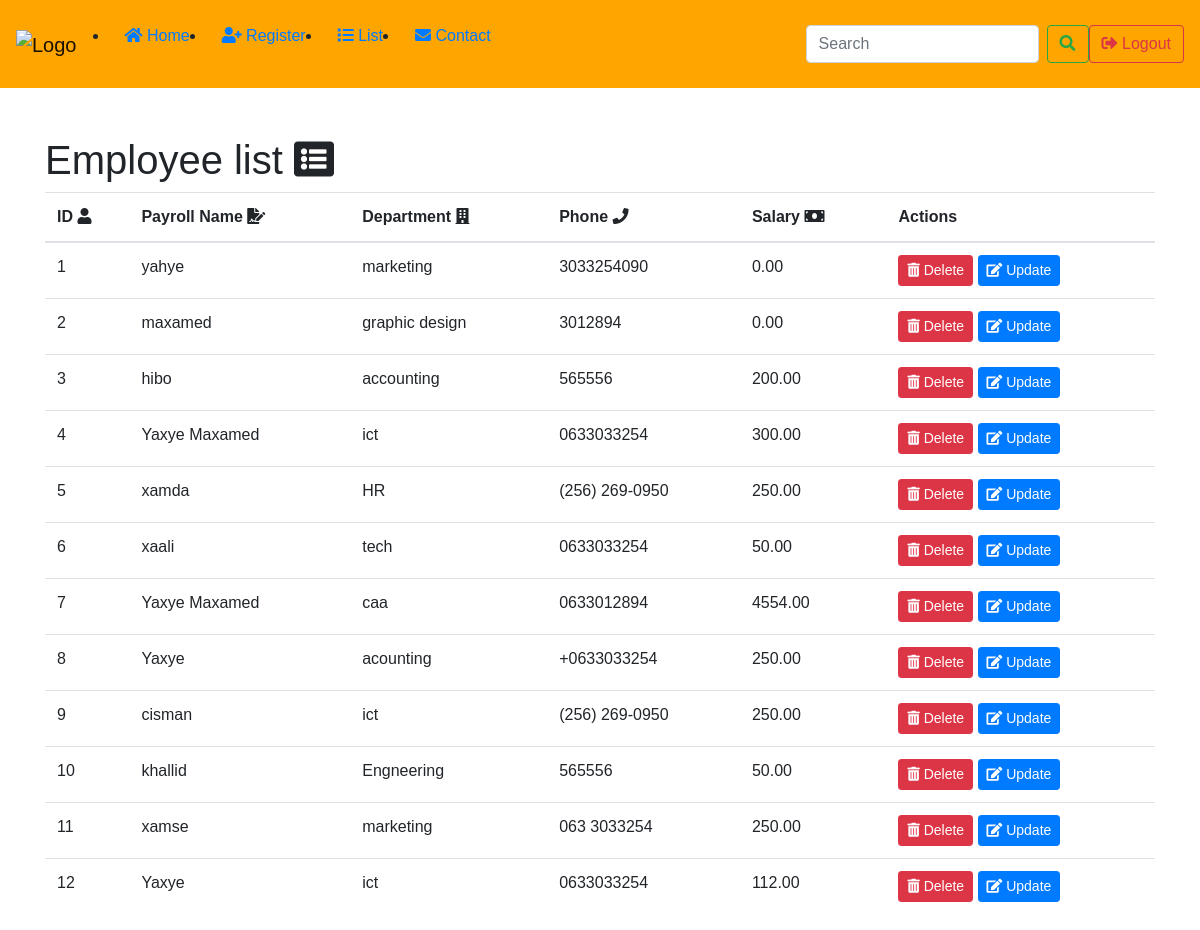
The app's page /register/list/ (signed in) with its own data.
### payroll/models.py (models this page shows, shortened)
class Payroll(models.Model):
    name = models.CharField(max_length=200)
    department = models.CharField(max_length=200)
    phone = models.CharField(max_length=20)
    salary = models.DecimalField(max_digits=10, decimal_places=2)

### payroll/views.py (the view)
# urls.py: path('register/list/', views.payroll_list, name='payroll_list'),
@login_required
def payroll_list(request):
    payrolls = Payroll.objects.all()
    context = {'payrolls': payrolls}
    return render(request, 'payroll_list.html', context)

### payroll/templates/payroll_list.html (shortened to what this page needs)
{% extends 'base.html' %}
{% block content %}
<!DOCTYPE html>
<html lang="en">
<head>
    <link href="https://cdnjs.cloudflare.com/ajax/libs/font-awesome/5.15.3/css/all.min.css" rel="stylesheet">
</head>
<body>
    <div class="container">
        <div class="row">
                <h1 class="text-center">Employee list <i class="fas fa-list-alt icon"></i></h1>
                <table class="table">
                    <thead>
                        <tr>
                            <th scope="col">ID <i class="fas fa-user"></i></th>
                            <th scope="col">Payroll Name <i class="fas fa-file-signature icon"></i></th>
                            <th scope="col">Department <i class="fas fa-building icon"></i></th>
                            <th scope="col">Phone <i class="fas fa-phone icon"></i></th>
                            <th scope="col">Salary <i class="fas fa-money-bill icon"></i></th>
                            <th scope="col">Actions</th>
                        </tr>
                    </thead>
                    <tbody>
                        {% for payroll in payrolls %}
                        <tr>
                            <td>{{ forloop.counter }}</td>
                            <td>{{ payroll.name }}</td>
                            <td>{{ payroll.department }}</td>
                            <td>{{ payroll.phone }}</td>
                            <td>{{ payroll.salary }}</td>
                            <td>
                                <form action="{% url 'delete_payroll' payroll.id %}" method="post">
                                    <button type="submit" class="btn btn-danger btn-sm"><i class="fas fa-trash-alt"></i> Delete</button>
                                    <button type="button" class="btn btn-primary btn-sm" data-toggle="modal" data-target="#updateModal{{ payroll.id }}"><i class="fas fa-edit"></i> Update</button>
                            </form>
                            </td>
                        </tr>
                        {% endfor %}
                    </tbody>
                </table>
        </div>
    </div>
</body>
</html>
{% endblock %}

### payroll/templates/base.html (shortened to what this page needs)
<!DOCTYPE html>
<html lang="en">
<head>
    <link href="https://stackpath.bootstrapcdn.com/bootstrap/4.5.2/css/bootstrap.min.css" rel="stylesheet">
    <link href="https://cdnjs.cloudflare.com/ajax/libs/font-awesome/5.15.3/css/all.min.css" rel="stylesheet">
</head>
<body>
    <nav class="navbar navbar-expand-lg navbar-light bg-light">
        <a class="navbar-brand" href="#">
            <img src="https://i.postimg.cc/tRnr2174/Untitled-design-2-Photoroom-png-Photoroom.png" alt="Logo" height="60">
        </a>
        <div class="collapse navbar-collapse" id="navbarSupportedContent">
            <ul class="navbar navbar-light">
                <li class="nav-item">
                    <a class="nav-link" href="{% url 'home' %}"><i class="fas fa-home"></i> Home</a>
                </li>
                <li class="nav-item">
                    <a class="nav-link" href="{% url 'payroll_register' %}"><i class="fas fa-user-plus"></i> Register</a>
                </li>
                <li class="nav-item">
                    <a class="nav-link" href="{% url 'payroll_list' %}"><i class="fas fa-list"></i> List</a>
                </li>
                <li class="nav-item">
                    <a class="nav-link" href="{% url 'contact' %}"><i class="fas fa-envelope"></i> Contact</a>
                </li>
            </ul>
            <form class="form-inline my-2 my-lg-0 ml-auto search-form">
                <input class="form-control mr-sm-2 search-input" type="search" placeholder="Search" aria-label="Search">
                <button class="btn btn-outline-success my-2 my-sm-0" type="submit"><i class="fas fa-search"></i></button>
            </form>
            {% if user.is_authenticated %}
                <a href="{% url 'logout' %}" class="btn btn-outline-danger my-2 my-sm-0"><i class="fas fa-sign-out-alt"></i> Logout</a>
            {% else %}
                <a href="{% url 'login' %}" class="btn btn-outline-success my-2 my-sm-0"><i class="fas fa-sign-in-alt"></i> Login</a>
            {% endif %}
        </div>
    </nav>
    <div class="container mt-5">
        {% block content %}
        {% endblock %}
    </div>
</body>
</html>

### payroll/templates/base.html (style rules this page uses)
body { font-family: 'Times New Roman', Times, serif; }
.navbar { background-color: orange !important; }
.nav-link { text-decoration: none; }

### payroll/templates/payroll_list.html (style rules this page uses)
body { font-family: Arial, sans-serif; }
.table .icon { margin-right: 5px; }

### records on screen
Payroll: name "yahye", department "marketing", phone "3033254090", salary "0.00"
Payroll: name "maxamed", department "graphic design", phone "3012894", salary "0.00"
Payroll: name "hibo", department "accounting", phone "565556", salary "200.00"
Payroll: name "Yaxye Maxamed", department "ict", phone "0633033254", salary "300.00"
Payroll: name "xamda", department "HR", phone "(256) 269-0950", salary "250.00"
Payroll: name "xaali", department "tech", phone "0633033254", salary "50.00"
Payroll: name "Yaxye Maxamed", department "caa", phone "0633012894", salary "4554.00"
Payroll: name "Yaxye", department "acounting", phone "+0633033254", salary "250.00"
Payroll: name "cisman", department "ict", phone "(256) 269-0950", salary "250.00"
Payroll: name "khallid", department "Engneering", phone "565556", salary "50.00"
Payroll: name "xamse", department "marketing", phone "063 3033254", salary "250.00"
Payroll: name "Yaxye", department "ict", phone "0633033254", salary "112.00"
